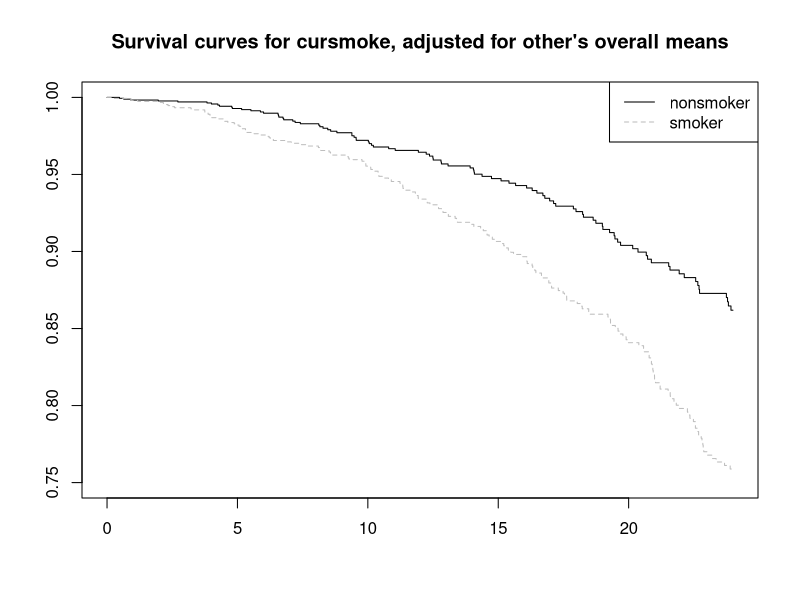

This chart was generated by the following R code:
#install.packages("survival")
library(survival)
setwd("D:\\Code_Factory\\surv_anly\\2")
fmh <- read.table("framingham.csv",sep = ",", header = T)[,-1]
fmh$age2 <- (fmh$age^2)

Y = Surv(fmh$time_outcome, fmh$outcome==2)
model1 = coxph(Y ~ cursmoke + female + totchol + age +
               age^2 + bmi + BPVar + heartrte + glucose, data = fmh)
summary(model1)

Y1 = Surv(fmh$time_outcome, fmh$outcome==2)
model1 = coxph(Y1 ~ cursmoke + female + totchol + age +
                 age2 + bmi + BPVar + heartrte + glucose, data = fmh)

Y2 = Surv(fmh$time_outcome, fmh$outcome==2)
model2 = coxph(Y2 ~ cursmoke + female + totchol + age +
                 age2 + bmi + BPVar + heartrte + glucose + 
                 cursmoke * female, data = fmh)

Y3 = Surv(fmh$age,fmh$age+fmh$time_outcome,fmh$outcome==2)
model3 = coxph(Y3 ~ cursmoke + female + totchol + bmi + BPVar + 
                 heartrte + glucose, data = fmh)

summary(model1)
summary(model3)

# model1 99% CI
l1 = exp(model1[["coefficients"]][["cursmoke"]] -
           qnorm(1 - (1 - 0.99)/2) * sqrt(model1[["var"]][1,1]))
u1 = exp(model1[["coefficients"]][["cursmoke"]] +
           qnorm(1 - (1 - 0.99)/2) * sqrt(model1[["var"]][1,1]))
print(paste0("Model 1 99% CI: [",as.character(l1) ,
             ",", as.character(u1), "]"))

# model3 99% CI
l3 = exp(model3[["coefficients"]][["cursmoke"]] -
           qnorm(1 - (1 - 0.99)/2) * sqrt(model1[["var"]][1,1]))
u3 = exp(model3[["coefficients"]][["cursmoke"]] +
           qnorm(1 - (1 - 0.99)/2) * sqrt(model1[["var"]][1,1]))
print(paste0("Model 3 99% CI: [",as.character(l3) ,
             ",", as.character(u3), "]"))

summary(model2)

est1 = model2[["coefficients"]][["female"]] + 
  model2[["coefficients"]][["cursmoke:female"]]
exp(est1)
sd1 = sqrt(model2[["var"]][2,2] + 
             model2[["var"]][10,10]+2*model2[["var"]][2,10])
# model2 99% CI 1
l2.1 = exp(est1 - qnorm(1 - (1 - 0.99)/2) * sd1)
u2.1 = exp(est1 + qnorm(1 - (1 - 0.99)/2) * sd1)
print(paste0("Model 2 99% CI 1: [",as.character(l2.1) ,
             ",", as.character(u2.1), "]"))

est2 = model2[["coefficients"]][["female"]]
exp(est2)
sd2 = sqrt(model2[["var"]][2,2])
# model2 99% CI 1
l2.2 = exp(est2 - qnorm(1 - (1 - 0.99)/2) * sd2)
u2.2 = exp(est2 + qnorm(1 - (1 - 0.99)/2) * sd2)
print(paste0("Model 2 99% CI 1: [",as.character(l2.2)
             , ",", as.character(u2.2), "]"))

# fit model 1 stratified by cursmoke to get the adjusted survival curves  
model1s = coxph(Y1 ~ strata(cursmoke) + female + totchol + age +
                  age2 + bmi + BPVar + heartrte + glucose, data = fmh)

pattern = data.frame(female = mean(fmh$female), totchol = mean(fmh$totchol),
                     age = mean(fmh$age), age2 = mean(fmh$age2), bmi = mean(fmh$bmi),
                     BPVar = mean(fmh$BPVar), heartrte = mean(fmh$heartrte),
                     glucose = mean(fmh$glucose))


summary(survfit(model1s, newdata = pattern))

plot(survfit(model1s, newdata = pattern), conf.int=F,
     lty = c("solid", "dashed"), col=c("black","grey"),
     main = "Survival curves for cursmoke, adjusted for other's overall means",
     ylim = c(0.75,1))
legend("topright", c("nonsmoker", "smoker"), lty=c("solid","dashed"),
       col=c("black","grey"))